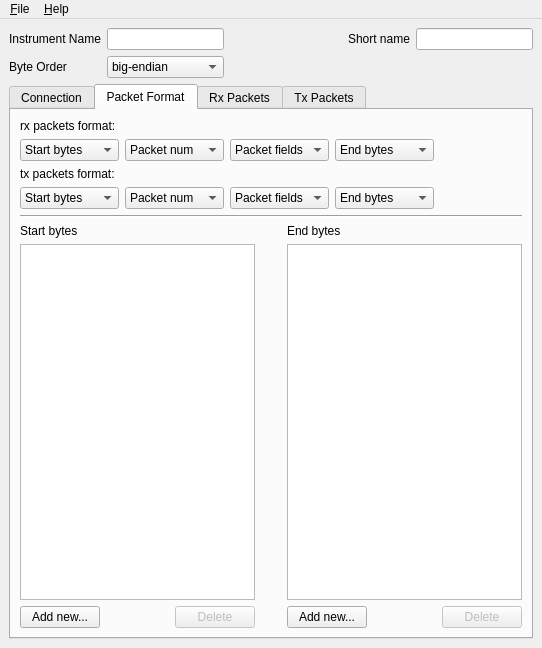
<?xml version="1.0" encoding="UTF-8"?>
<ui version="4.0">
 <class>InstrumentEditorMainWindow</class>
 <widget class="QMainWindow" name="InstrumentEditorMainWindow">
  <property name="geometry">
   <rect>
    <x>0</x>
    <y>0</y>
    <width>542</width>
    <height>648</height>
   </rect>
  </property>
  <property name="windowTitle">
   <string>Instrument Editor</string>
  </property>
  <widget class="QWidget" name="centralWidget">
   <layout class="QVBoxLayout" name="verticalLayout">
    <item>
     <layout class="QGridLayout" name="gridLayout">
      <item row="0" column="0">
       <widget class="QLabel" name="label">
        <property name="text">
         <string>Instrument Name</string>
        </property>
        <property name="buddy">
         <cstring>instrument_name</cstring>
        </property>
       </widget>
      </item>
      <item row="0" column="1">
       <widget class="QLineEdit" name="instrument_name">
        <property name="text">
         <string/>
        </property>
       </widget>
      </item>
      <item row="0" column="2">
       <spacer name="horizontalSpacer">
        <property name="orientation">
         <enum>Qt::Horizontal</enum>
        </property>
        <property name="sizeHint" stdset="0">
         <size>
          <width>40</width>
          <height>20</height>
         </size>
        </property>
       </spacer>
      </item>
      <item row="0" column="3">
       <widget class="QLabel" name="label_2">
        <property name="text">
         <string>Short name</string>
        </property>
        <property name="buddy">
         <cstring>instrument_short_name</cstring>
        </property>
       </widget>
      </item>
      <item row="0" column="4">
       <widget class="QLineEdit" name="instrument_short_name"/>
      </item>
      <item row="1" column="0">
       <widget class="QLabel" name="label_3">
        <property name="text">
         <string>Byte Order</string>
        </property>
        <property name="buddy">
         <cstring>byte_order</cstring>
        </property>
       </widget>
      </item>
      <item row="1" column="1">
       <widget class="QComboBox" name="byte_order">
        <item>
         <property name="text">
          <string>big-endian</string>
         </property>
        </item>
        <item>
         <property name="text">
          <string>little-endian</string>
         </property>
        </item>
       </widget>
      </item>
     </layout>
    </item>
    <item>
     <widget class="QTabWidget" name="tabWidget">
      <property name="toolTip">
       <string/>
      </property>
      <property name="currentIndex">
       <number>1</number>
      </property>
      <widget class="QWidget" name="connection">
       <attribute name="title">
        <string>Connection</string>
       </attribute>
       <layout class="QHBoxLayout" name="horizontalLayout">
        <item>
         <spacer name="horizontalSpacer_3">
          <property name="orientation">
           <enum>Qt::Horizontal</enum>
          </property>
          <property name="sizeHint" stdset="0">
           <size>
            <width>100</width>
            <height>20</height>
           </size>
          </property>
         </spacer>
        </item>
        <item>
         <layout class="QFormLayout" name="formLayout">
          <item row="0" column="0">
           <widget class="QLabel" name="label_4">
            <property name="text">
             <string>Type</string>
            </property>
           </widget>
          </item>
          <item row="0" column="1">
           <widget class="QComboBox" name="conn_type">
            <property name="editable">
             <bool>false</bool>
            </property>
            <item>
             <property name="text">
              <string>Serial</string>
             </property>
            </item>
           </widget>
          </item>
          <item row="1" column="0">
           <widget class="QLabel" name="label_5">
            <property name="text">
             <string>Port</string>
            </property>
            <property name="buddy">
             <cstring>conn_port</cstring>
            </property>
           </widget>
          </item>
          <item row="1" column="1">
           <widget class="QLineEdit" name="conn_port"/>
          </item>
          <item row="2" column="0">
           <widget class="QLabel" name="label_6">
            <property name="text">
             <string>Baudrate</string>
            </property>
            <property name="buddy">
             <cstring>conn_baudrate</cstring>
            </property>
           </widget>
          </item>
          <item row="2" column="1">
           <widget class="QLineEdit" name="conn_baudrate"/>
          </item>
          <item row="3" column="0">
           <widget class="QLabel" name="label_7">
            <property name="text">
             <string>Data bits</string>
            </property>
            <property name="buddy">
             <cstring>conn_data_bits</cstring>
            </property>
           </widget>
          </item>
          <item row="3" column="1">
           <widget class="QLineEdit" name="conn_data_bits"/>
          </item>
          <item row="4" column="0">
           <widget class="QLabel" name="label_8">
            <property name="text">
             <string>Parity</string>
            </property>
            <property name="buddy">
             <cstring>conn_parity</cstring>
            </property>
           </widget>
          </item>
          <item row="4" column="1">
           <widget class="QLineEdit" name="conn_parity"/>
          </item>
          <item row="5" column="0">
           <widget class="QLabel" name="label_9">
            <property name="text">
             <string>Stop bits</string>
            </property>
            <property name="buddy">
             <cstring>conn_stop_bits</cstring>
            </property>
           </widget>
          </item>
          <item row="5" column="1">
           <widget class="QLineEdit" name="conn_stop_bits"/>
          </item>
         </layout>
        </item>
        <item>
         <spacer name="horizontalSpacer_2">
          <property name="orientation">
           <enum>Qt::Horizontal</enum>
          </property>
          <property name="sizeType">
           <enum>QSizePolicy::Expanding</enum>
          </property>
          <property name="sizeHint" stdset="0">
           <size>
            <width>100</width>
            <height>20</height>
           </size>
          </property>
         </spacer>
        </item>
       </layout>
      </widget>
      <widget class="QWidget" name="packet_format">
       <attribute name="title">
        <string>Packet Format</string>
       </attribute>
       <layout class="QVBoxLayout" name="verticalLayout_8">
        <item>
         <widget class="QLabel" name="label_11">
          <property name="text">
           <string>rx packets format:</string>
          </property>
         </widget>
        </item>
        <item>
         <layout class="QHBoxLayout" name="horizontalLayout_4">
          <item>
           <widget class="QComboBox" name="pf_rx_format_0">
            <item>
             <property name="text">
              <string>Start bytes</string>
             </property>
            </item>
            <item>
             <property name="text">
              <string>Packet num</string>
             </property>
            </item>
            <item>
             <property name="text">
              <string>Packet fields</string>
             </property>
            </item>
            <item>
             <property name="text">
              <string>End bytes</string>
             </property>
            </item>
            <item>
             <property name="text">
              <string>none</string>
             </property>
            </item>
           </widget>
          </item>
          <item>
           <widget class="QComboBox" name="pf_rx_format_1">
            <property name="currentIndex">
             <number>1</number>
            </property>
            <item>
             <property name="text">
              <string>Start bytes</string>
             </property>
            </item>
            <item>
             <property name="text">
              <string>Packet num</string>
             </property>
            </item>
            <item>
             <property name="text">
              <string>Packet fields</string>
             </property>
            </item>
            <item>
             <property name="text">
              <string>End bytes</string>
             </property>
            </item>
            <item>
             <property name="text">
              <string>none</string>
             </property>
            </item>
           </widget>
          </item>
          <item>
           <widget class="QComboBox" name="pf_rx_format_2">
            <property name="currentIndex">
             <number>2</number>
            </property>
            <item>
             <property name="text">
              <string>Start bytes</string>
             </property>
            </item>
            <item>
             <property name="text">
              <string>Packet num</string>
             </property>
            </item>
            <item>
             <property name="text">
              <string>Packet fields</string>
             </property>
            </item>
            <item>
             <property name="text">
              <string>End bytes</string>
             </property>
            </item>
            <item>
             <property name="text">
              <string>none</string>
             </property>
            </item>
           </widget>
          </item>
          <item>
           <widget class="QComboBox" name="pf_rx_format_3">
            <property name="currentIndex">
             <number>3</number>
            </property>
            <item>
             <property name="text">
              <string>Start bytes</string>
             </property>
            </item>
            <item>
             <property name="text">
              <string>Packet num</string>
             </property>
            </item>
            <item>
             <property name="text">
              <string>Packet fields</string>
             </property>
            </item>
            <item>
             <property name="text">
              <string>End bytes</string>
             </property>
            </item>
            <item>
             <property name="text">
              <string>none</string>
             </property>
            </item>
           </widget>
          </item>
          <item>
           <spacer name="horizontalSpacer_15">
            <property name="orientation">
             <enum>Qt::Horizontal</enum>
            </property>
            <property name="sizeHint" stdset="0">
             <size>
              <width>40</width>
              <height>20</height>
             </size>
            </property>
           </spacer>
          </item>
         </layout>
        </item>
        <item>
         <widget class="QLabel" name="label_14">
          <property name="text">
           <string>tx packets format:</string>
          </property>
         </widget>
        </item>
        <item>
         <layout class="QHBoxLayout" name="horizontalLayout_16">
          <item>
           <widget class="QComboBox" name="pf_tx_format_0">
            <item>
             <property name="text">
              <string>Start bytes</string>
             </property>
            </item>
            <item>
             <property name="text">
              <string>Packet num</string>
             </property>
            </item>
            <item>
             <property name="text">
              <string>Packet fields</string>
             </property>
            </item>
            <item>
             <property name="text">
              <string>End bytes</string>
             </property>
            </item>
            <item>
             <property name="text">
              <string>none</string>
             </property>
            </item>
           </widget>
          </item>
          <item>
           <widget class="QComboBox" name="pf_tx_format_1">
            <property name="currentIndex">
             <number>1</number>
            </property>
            <item>
             <property name="text">
              <string>Start bytes</string>
             </property>
            </item>
            <item>
             <property name="text">
              <string>Packet num</string>
             </property>
            </item>
            <item>
             <property name="text">
              <string>Packet fields</string>
             </property>
            </item>
            <item>
             <property name="text">
              <string>End bytes</string>
             </property>
            </item>
            <item>
             <property name="text">
              <string>none</string>
             </property>
            </item>
           </widget>
          </item>
          <item>
           <widget class="QComboBox" name="pf_tx_format_2">
            <property name="currentIndex">
             <number>2</number>
            </property>
            <item>
             <property name="text">
              <string>Start bytes</string>
             </property>
            </item>
            <item>
             <property name="text">
              <string>Packet num</string>
             </property>
            </item>
            <item>
             <property name="text">
              <string>Packet fields</string>
             </property>
            </item>
            <item>
             <property name="text">
              <string>End bytes</string>
             </property>
            </item>
            <item>
             <property name="text">
              <string>none</string>
             </property>
            </item>
           </widget>
          </item>
          <item>
           <widget class="QComboBox" name="pf_tx_format_3">
            <property name="currentIndex">
             <number>3</number>
            </property>
            <item>
             <property name="text">
              <string>Start bytes</string>
             </property>
            </item>
            <item>
             <property name="text">
              <string>Packet num</string>
             </property>
            </item>
            <item>
             <property name="text">
              <string>Packet fields</string>
             </property>
            </item>
            <item>
             <property name="text">
              <string>End bytes</string>
             </property>
            </item>
            <item>
             <property name="text">
              <string>none</string>
             </property>
            </item>
           </widget>
          </item>
          <item>
           <spacer name="horizontalSpacer_16">
            <property name="orientation">
             <enum>Qt::Horizontal</enum>
            </property>
            <property name="sizeHint" stdset="0">
             <size>
              <width>40</width>
              <height>20</height>
             </size>
            </property>
           </spacer>
          </item>
         </layout>
        </item>
        <item>
         <widget class="Line" name="line_5">
          <property name="orientation">
           <enum>Qt::Horizontal</enum>
          </property>
         </widget>
        </item>
        <item>
         <layout class="QHBoxLayout" name="horizontalLayout_15">
          <item>
           <layout class="QVBoxLayout" name="verticalLayout_2">
            <item>
             <widget class="QLabel" name="label_16">
              <property name="text">
               <string>Start bytes</string>
              </property>
             </widget>
            </item>
            <item>
             <widget class="QListWidget" name="pf_start_bytes"/>
            </item>
            <item>
             <layout class="QHBoxLayout" name="horizontalLayout_3">
              <item>
               <widget class="QPushButton" name="pf_add_start_byte">
                <property name="text">
                 <string>Add new...</string>
                </property>
               </widget>
              </item>
              <item>
               <spacer name="horizontalSpacer_5">
                <property name="orientation">
                 <enum>Qt::Horizontal</enum>
                </property>
                <property name="sizeHint" stdset="0">
                 <size>
                  <width>40</width>
                  <height>20</height>
                 </size>
                </property>
               </spacer>
              </item>
              <item>
               <widget class="QPushButton" name="pf_delete_start_byte">
                <property name="enabled">
                 <bool>false</bool>
                </property>
                <property name="text">
                 <string>Delete</string>
                </property>
               </widget>
              </item>
             </layout>
            </item>
           </layout>
          </item>
          <item>
           <spacer name="horizontalSpacer_4">
            <property name="orientation">
             <enum>Qt::Horizontal</enum>
            </property>
            <property name="sizeHint" stdset="0">
             <size>
              <width>47</width>
              <height>50</height>
             </size>
            </property>
           </spacer>
          </item>
          <item>
           <layout class="QVBoxLayout" name="verticalLayout_3">
            <item>
             <widget class="QLabel" name="label_17">
              <property name="text">
               <string>End bytes</string>
              </property>
             </widget>
            </item>
            <item>
             <widget class="QListWidget" name="pf_end_bytes"/>
            </item>
            <item>
             <layout class="QHBoxLayout" name="horizontalLayout_2">
              <item>
               <widget class="QPushButton" name="pf_add_end_byte">
                <property name="text">
                 <string>Add new...</string>
                </property>
               </widget>
              </item>
              <item>
               <spacer name="horizontalSpacer_6">
                <property name="orientation">
                 <enum>Qt::Horizontal</enum>
                </property>
                <property name="sizeHint" stdset="0">
                 <size>
                  <width>40</width>
                  <height>20</height>
                 </size>
                </property>
               </spacer>
              </item>
              <item>
               <widget class="QPushButton" name="pf_delete_end_byte">
                <property name="enabled">
                 <bool>false</bool>
                </property>
                <property name="text">
                 <string>Delete</string>
                </property>
               </widget>
              </item>
             </layout>
            </item>
           </layout>
          </item>
         </layout>
        </item>
       </layout>
      </widget>
      <widget class="QWidget" name="rx_packets">
       <attribute name="title">
        <string>Rx Packets</string>
       </attribute>
       <layout class="QHBoxLayout" name="horizontalLayout_13">
        <item>
         <layout class="QVBoxLayout" name="verticalLayout_6">
          <item>
           <widget class="QListWidget" name="rx_packets_list">
            <property name="sizePolicy">
             <sizepolicy hsizetype="Fixed" vsizetype="Expanding">
              <horstretch>0</horstretch>
              <verstretch>0</verstretch>
             </sizepolicy>
            </property>
            <property name="maximumSize">
             <size>
              <width>100</width>
              <height>16777215</height>
             </size>
            </property>
           </widget>
          </item>
          <item>
           <layout class="QHBoxLayout" name="horizontalLayout_11">
            <item>
             <widget class="QPushButton" name="rx_packets_add">
              <property name="text">
               <string>+</string>
              </property>
             </widget>
            </item>
            <item>
             <spacer name="horizontalSpacer_13">
              <property name="orientation">
               <enum>Qt::Horizontal</enum>
              </property>
              <property name="sizeType">
               <enum>QSizePolicy::Minimum</enum>
              </property>
              <property name="sizeHint" stdset="0">
               <size>
                <width>20</width>
                <height>20</height>
               </size>
              </property>
             </spacer>
            </item>
            <item>
             <widget class="QPushButton" name="rx_packets_delete">
              <property name="enabled">
               <bool>false</bool>
              </property>
              <property name="text">
               <string>-</string>
              </property>
             </widget>
            </item>
           </layout>
          </item>
         </layout>
        </item>
        <item>
         <widget class="Line" name="line_3">
          <property name="orientation">
           <enum>Qt::Vertical</enum>
          </property>
         </widget>
        </item>
        <item>
         <layout class="QVBoxLayout" name="verticalLayout_4">
          <item>
           <layout class="QHBoxLayout" name="horizontalLayout_6">
            <item>
             <layout class="QFormLayout" name="formLayout_2">
              <property name="fieldGrowthPolicy">
               <enum>QFormLayout::ExpandingFieldsGrow</enum>
              </property>
              <item row="0" column="0">
               <widget class="QLabel" name="packetNumberLabel">
                <property name="text">
                 <string>Packet</string>
                </property>
               </widget>
              </item>
              <item row="0" column="1">
               <widget class="QLabel" name="rx_packets_num">
                <property name="text">
                 <string>num_packet</string>
                </property>
               </widget>
              </item>
              <item row="1" column="0">
               <widget class="QLabel" name="label_18">
                <property name="text">
                 <string>Name</string>
                </property>
               </widget>
              </item>
              <item row="1" column="1">
               <widget class="QLineEdit" name="rx_packets_name"/>
              </item>
             </layout>
            </item>
            <item>
             <spacer name="horizontalSpacer_8">
              <property name="orientation">
               <enum>Qt::Horizontal</enum>
              </property>
              <property name="sizeType">
               <enum>QSizePolicy::Minimum</enum>
              </property>
              <property name="sizeHint" stdset="0">
               <size>
                <width>60</width>
                <height>20</height>
               </size>
              </property>
             </spacer>
            </item>
           </layout>
          </item>
          <item>
           <widget class="Line" name="line">
            <property name="orientation">
             <enum>Qt::Horizontal</enum>
            </property>
           </widget>
          </item>
          <item>
           <layout class="QHBoxLayout" name="horizontalLayout_5">
            <item>
             <widget class="QLabel" name="label_20">
              <property name="text">
               <string>Fields</string>
              </property>
             </widget>
            </item>
            <item>
             <spacer name="horizontalSpacer_7">
              <property name="orientation">
               <enum>Qt::Horizontal</enum>
              </property>
              <property name="sizeHint" stdset="0">
               <size>
                <width>40</width>
                <height>20</height>
               </size>
              </property>
             </spacer>
            </item>
           </layout>
          </item>
          <item>
           <widget class="QTreeWidget" name="rx_packets_fields">
            <property name="rootIsDecorated">
             <bool>false</bool>
            </property>
            <attribute name="headerDefaultSectionSize">
             <number>250</number>
            </attribute>
            <attribute name="headerDefaultSectionSize">
             <number>250</number>
            </attribute>
            <column>
             <property name="text">
              <string>Name</string>
             </property>
            </column>
            <column>
             <property name="text">
              <string>Type</string>
             </property>
            </column>
           </widget>
          </item>
          <item>
           <layout class="QHBoxLayout" name="horizontalLayout_7">
            <item>
             <widget class="QPushButton" name="rx_packets_add_field">
              <property name="text">
               <string>Add new...</string>
              </property>
             </widget>
            </item>
            <item>
             <spacer name="horizontalSpacer_11">
              <property name="orientation">
               <enum>Qt::Horizontal</enum>
              </property>
              <property name="sizeHint" stdset="0">
               <size>
                <width>40</width>
                <height>20</height>
               </size>
              </property>
             </spacer>
            </item>
            <item>
             <widget class="QPushButton" name="rx_packets_delete_field">
              <property name="enabled">
               <bool>false</bool>
              </property>
              <property name="text">
               <string>Delete</string>
              </property>
             </widget>
            </item>
           </layout>
          </item>
         </layout>
        </item>
       </layout>
      </widget>
      <widget class="QWidget" name="tx_packets">
       <attribute name="title">
        <string>Tx Packets</string>
       </attribute>
       <layout class="QHBoxLayout" name="horizontalLayout_14">
        <item>
         <layout class="QVBoxLayout" name="verticalLayout_7">
          <item>
           <widget class="QListWidget" name="tx_packets_list">
            <property name="sizePolicy">
             <sizepolicy hsizetype="Fixed" vsizetype="Expanding">
              <horstretch>0</horstretch>
              <verstretch>0</verstretch>
             </sizepolicy>
            </property>
            <property name="maximumSize">
             <size>
              <width>100</width>
              <height>16777215</height>
             </size>
            </property>
           </widget>
          </item>
          <item>
           <layout class="QHBoxLayout" name="horizontalLayout_12">
            <item>
             <widget class="QPushButton" name="tx_packets_add">
              <property name="text">
               <string>+</string>
              </property>
             </widget>
            </item>
            <item>
             <spacer name="horizontalSpacer_14">
              <property name="orientation">
               <enum>Qt::Horizontal</enum>
              </property>
              <property name="sizeType">
               <enum>QSizePolicy::Minimum</enum>
              </property>
              <property name="sizeHint" stdset="0">
               <size>
                <width>20</width>
                <height>20</height>
               </size>
              </property>
             </spacer>
            </item>
            <item>
             <widget class="QPushButton" name="tx_packets_delete">
              <property name="enabled">
               <bool>false</bool>
              </property>
              <property name="text">
               <string>-</string>
              </property>
             </widget>
            </item>
           </layout>
          </item>
         </layout>
        </item>
        <item>
         <widget class="Line" name="line_4">
          <property name="orientation">
           <enum>Qt::Vertical</enum>
          </property>
         </widget>
        </item>
        <item>
         <layout class="QVBoxLayout" name="verticalLayout_5">
          <item>
           <layout class="QHBoxLayout" name="horizontalLayout_9">
            <item>
             <layout class="QFormLayout" name="formLayout_3">
              <item row="0" column="0">
               <widget class="QLabel" name="label_10">
                <property name="text">
                 <string>Packet</string>
                </property>
               </widget>
              </item>
              <item row="0" column="1">
               <widget class="QLabel" name="tx_packets_num">
                <property name="text">
                 <string>num_packet</string>
                </property>
               </widget>
              </item>
              <item row="1" column="0">
               <widget class="QLabel" name="label_12">
                <property name="text">
                 <string>Name</string>
                </property>
               </widget>
              </item>
              <item row="1" column="1">
               <widget class="QLineEdit" name="tx_packets_name"/>
              </item>
             </layout>
            </item>
            <item>
             <spacer name="horizontalSpacer_9">
              <property name="orientation">
               <enum>Qt::Horizontal</enum>
              </property>
              <property name="sizeType">
               <enum>QSizePolicy::Minimum</enum>
              </property>
              <property name="sizeHint" stdset="0">
               <size>
                <width>60</width>
                <height>20</height>
               </size>
              </property>
             </spacer>
            </item>
           </layout>
          </item>
          <item>
           <widget class="Line" name="line_2">
            <property name="orientation">
             <enum>Qt::Horizontal</enum>
            </property>
           </widget>
          </item>
          <item>
           <layout class="QHBoxLayout" name="horizontalLayout_8">
            <item>
             <widget class="QLabel" name="label_13">
              <property name="text">
               <string>Fields</string>
              </property>
             </widget>
            </item>
            <item>
             <spacer name="horizontalSpacer_10">
              <property name="orientation">
               <enum>Qt::Horizontal</enum>
              </property>
              <property name="sizeHint" stdset="0">
               <size>
                <width>168</width>
                <height>20</height>
               </size>
              </property>
             </spacer>
            </item>
           </layout>
          </item>
          <item>
           <widget class="QTreeWidget" name="tx_packets_fields">
            <property name="rootIsDecorated">
             <bool>false</bool>
            </property>
            <attribute name="headerDefaultSectionSize">
             <number>250</number>
            </attribute>
            <attribute name="headerDefaultSectionSize">
             <number>250</number>
            </attribute>
            <column>
             <property name="text">
              <string>Name</string>
             </property>
            </column>
            <column>
             <property name="text">
              <string>Type</string>
             </property>
            </column>
           </widget>
          </item>
          <item>
           <layout class="QHBoxLayout" name="horizontalLayout_10">
            <item>
             <widget class="QPushButton" name="tx_packets_add_field">
              <property name="text">
               <string>Add new...</string>
              </property>
             </widget>
            </item>
            <item>
             <spacer name="horizontalSpacer_12">
              <property name="orientation">
               <enum>Qt::Horizontal</enum>
              </property>
              <property name="sizeHint" stdset="0">
               <size>
                <width>40</width>
                <height>20</height>
               </size>
              </property>
             </spacer>
            </item>
            <item>
             <widget class="QPushButton" name="tx_packets_delete_field">
              <property name="enabled">
               <bool>false</bool>
              </property>
              <property name="text">
               <string>Delete</string>
              </property>
             </widget>
            </item>
           </layout>
          </item>
         </layout>
        </item>
       </layout>
      </widget>
     </widget>
    </item>
   </layout>
  </widget>
  <widget class="QMenuBar" name="menuBar">
   <property name="geometry">
    <rect>
     <x>0</x>
     <y>0</y>
     <width>542</width>
     <height>23</height>
    </rect>
   </property>
   <widget class="QMenu" name="menuFile">
    <property name="title">
     <string>&amp;File</string>
    </property>
    <addaction name="action_New"/>
    <addaction name="action_Open"/>
    <addaction name="separator"/>
    <addaction name="action_Save"/>
    <addaction name="action_Save_As"/>
    <addaction name="separator"/>
    <addaction name="action_Quit"/>
   </widget>
   <widget class="QMenu" name="menuHelp">
    <property name="title">
     <string>&amp;Help</string>
    </property>
    <addaction name="action_About"/>
   </widget>
   <addaction name="menuFile"/>
   <addaction name="menuHelp"/>
  </widget>
  <action name="action_New">
   <property name="text">
    <string>&amp;New...</string>
   </property>
   <property name="shortcut">
    <string>Ctrl+N</string>
   </property>
  </action>
  <action name="action_Open">
   <property name="text">
    <string>&amp;Open...</string>
   </property>
   <property name="shortcut">
    <string>Ctrl+O</string>
   </property>
  </action>
  <action name="action_Save">
   <property name="text">
    <string>&amp;Save</string>
   </property>
   <property name="shortcut">
    <string>Ctrl+S</string>
   </property>
  </action>
  <action name="action_Save_As">
   <property name="text">
    <string>Save &amp;As...</string>
   </property>
   <property name="shortcut">
    <string>Ctrl+Shift+S</string>
   </property>
  </action>
  <action name="action_Quit">
   <property name="text">
    <string>&amp;Quit</string>
   </property>
   <property name="shortcut">
    <string>Ctrl+Q</string>
   </property>
  </action>
  <action name="action_About">
   <property name="text">
    <string>&amp;About...</string>
   </property>
  </action>
 </widget>
 <resources/>
 <connections>
  <connection>
   <sender>action_Quit</sender>
   <signal>triggered()</signal>
   <receiver>InstrumentEditorMainWindow</receiver>
   <slot>close()</slot>
   <hints>
    <hint type="sourcelabel">
     <x>-1</x>
     <y>-1</y>
    </hint>
    <hint type="destinationlabel">
     <x>252</x>
     <y>299</y>
    </hint>
   </hints>
  </connection>
 </connections>
</ui>
